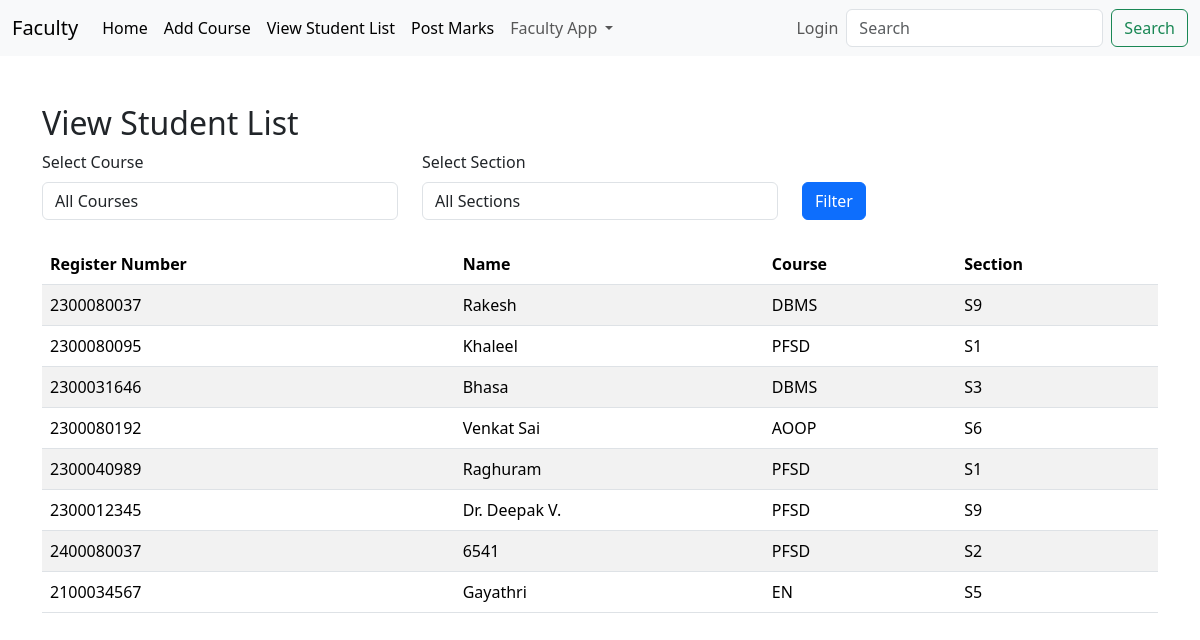
The app's page /facultyapp/view_student_list/ with its own data.
### adminapp/models.py (models this page shows, shortened)
class StudentList(models.Model):
    Register_Number = models.CharField(max_length=10,unique=True)
    Name = models.CharField(max_length=100)
    user = models.OneToOneField(User, on_delete=models.CASCADE, null=True)

### facultyapp/models.py (models this page shows, shortened)
class AddCourse(models.Model):
    COURSE_CHOICES = [
        ('AOOP', 'Advance Object-Oriented Programming'),
        ('PFSD', 'Python Full Stack Development'),
        ('DBMS', 'Database Management Systems'),
        ('DSA', 'Data Structures and Algorithms'),
        ('AI', 'Artificial Intelligence'),
        ('EN', 'English'),
    ]
    SECTION_CHOICES = [
        ('S1', 'Section S1'),
        ('S2', 'Section S2'),
        ('S3', 'Section S3'),
        ('S4', 'Section S4'),
        ('S5', 'Section S5'),
        ('S6', 'Section S6'),
        ('S7', 'Section S7'),
        ('S8', 'Section S8'),
        ('S9', 'Section S9'),
    ]
    student = models.ForeignKey(StudentList, on_delete=models.CASCADE)
    course = models.CharField(max_length=50, choices=COURSE_CHOICES)
    section = models.CharField(max_length=5, choices=SECTION_CHOICES)

### facultyapp/views.py (the view)
# urls.py: path('view_student_list/', views.view_student_list, name='view_student_list'),
def view_student_list(request):
    course = request.GET.get('course')
    section = request.GET.get('section')
    student_courses = AddCourse.objects.all()
    if course:
        student_courses = student_courses.filter(course=course)
    if section:
        student_courses = student_courses.filter(section=section)
    students = StudentList.objects.filter(id__in=student_courses.values('student_id'))
    course_choices = AddCourse.COURSE_CHOICES
    section_choices = AddCourse.SECTION_CHOICES
    context = {
        'students': students,
        'course_choices': course_choices,
        'section_choices': section_choices,
        'selected_course': course,
        'selected_section': section,
    }
    return render(request, 'facultyapp/view_student_list.html', context)

### templates/facultyapp/view_student_list.html (shortened to what this page needs)
{% extends 'Navbar/FacultyNavbar.html' %}
{% load static %}
{% block body %}
    <div class="container mt-5">
        <h2>View Student List</h2>
        <form method="get" class="mb-4">
            <div class="row">
                <div class="col-md-4">
                    <label for="course" class="form-label">Select Course</label>
                    <select name="course" id="course" class="form-control">
                        <option value="">All Courses</option>
                    </select>
                </div>
                <div class="col-md-4">
                    <label for="section" class="form-label">Select Section</label>
                    <select name="section" id="section" class="form-control">
                        <option value="">All Sections</option>
                    </select>
                </div>
                <div class="col-md-4 mt-4">
                    <button type="submit" class="btn btn-primary mt-2">Filter</button>
                </div>
            </div>
        </form>
        <table class="table table-striped">
            <thead>
                <tr>
                    <th>Register Number</th>
                    <th>Name</th>
                    <th>Course</th>
                    <th>Section</th>
                </tr>
            </thead>
            <tbody>
                {% if students %}
                    {% for student in students %}
                        <tr>
                            <td>{{ student.Register_Number }}</td>
                            <td>{{ student.Name }}</td>
                            <td>{{ student.addcourse_set.first.course }}</td>
                            <td>{{ student.addcourse_set.first.section }}</td>
                        </tr>
                    {% endfor %}
                {% else %}
                    <tr>
                        <td colspan="4" class="text-center">No students found.</td>
                    </tr>
                {% endif %}
            </tbody>
        </table>
    </div>
{% endblock %}

### records on screen
StudentList: Register_Number "2300080037", Name "Rakesh", addcourse_set.first.course "DBMS", addcourse_set.first.section "S9"
StudentList: Register_Number "2300080095", Name "Khaleel", addcourse_set.first.course "PFSD", addcourse_set.first.section "S1"
StudentList: Register_Number "2300031646", Name "Bhasa", addcourse_set.first.course "DBMS", addcourse_set.first.section "S3"
StudentList: Register_Number "2300080192", Name "Venkat Sai", addcourse_set.first.course "AOOP", addcourse_set.first.section "S6"
StudentList: Register_Number "2300040989", Name "Raghuram", addcourse_set.first.course "PFSD", addcourse_set.first.section "S1"
StudentList: Register_Number "2300012345", Name "Dr. Deepak V.", addcourse_set.first.course "PFSD", addcourse_set.first.section "S9"
StudentList: Register_Number "2400080037", Name "6541", addcourse_set.first.course "PFSD", addcourse_set.first.section "S2"
StudentList: Register_Number "2100034567", Name "Gayathri", addcourse_set.first.course "EN", addcourse_set.first.section "S5"
